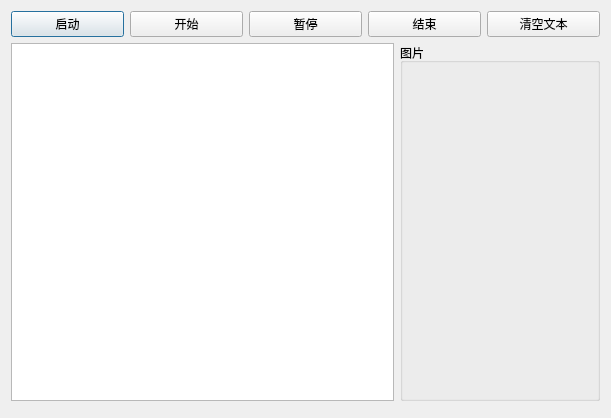
<?xml version="1.0" encoding="UTF-8"?>
<ui version="4.0">
 <class>Dialog</class>
 <widget class="QDialog" name="Dialog">
  <property name="geometry">
   <rect>
    <x>0</x>
    <y>0</y>
    <width>611</width>
    <height>418</height>
   </rect>
  </property>
  <property name="windowTitle">
   <string>Dialog</string>
  </property>
  <layout class="QVBoxLayout" name="verticalLayout_2">
   <item>
    <layout class="QVBoxLayout" name="verticalLayout">
     <item>
      <layout class="QHBoxLayout" name="horizontalLayout">
       <item>
        <widget class="QPushButton" name="btnStartThread">
         <property name="text">
          <string>启动</string>
         </property>
        </widget>
       </item>
       <item>
        <widget class="QPushButton" name="btnStartDice">
         <property name="text">
          <string>开始</string>
         </property>
        </widget>
       </item>
       <item>
        <widget class="QPushButton" name="btnPausedThread">
         <property name="text">
          <string>暂停</string>
         </property>
        </widget>
       </item>
       <item>
        <widget class="QPushButton" name="btnStopThread">
         <property name="text">
          <string>结束</string>
         </property>
        </widget>
       </item>
       <item>
        <widget class="QPushButton" name="btnClearText">
         <property name="text">
          <string>清空文本</string>
         </property>
        </widget>
       </item>
      </layout>
     </item>
     <item>
      <layout class="QHBoxLayout" name="horizontalLayout_2">
       <item>
        <widget class="QTextEdit" name="textEdit"/>
       </item>
       <item>
        <widget class="QGroupBox" name="groupBox">
         <property name="sizePolicy">
          <sizepolicy hsizetype="Preferred" vsizetype="Preferred">
           <horstretch>0</horstretch>
           <verstretch>0</verstretch>
          </sizepolicy>
         </property>
         <property name="minimumSize">
          <size>
           <width>200</width>
           <height>0</height>
          </size>
         </property>
         <property name="title">
          <string>图片</string>
         </property>
         <layout class="QVBoxLayout" name="verticalLayout_3">
          <item>
           <widget class="QLabel" name="label">
            <property name="sizePolicy">
             <sizepolicy hsizetype="Preferred" vsizetype="Preferred">
              <horstretch>0</horstretch>
              <verstretch>0</verstretch>
             </sizepolicy>
            </property>
            <property name="minimumSize">
             <size>
              <width>150</width>
              <height>0</height>
             </size>
            </property>
            <property name="text">
             <string/>
            </property>
            <property name="pixmap">
             <pixmap resource="img.qrc">:/img/images/d0.jpg</pixmap>
            </property>
           </widget>
          </item>
         </layout>
        </widget>
       </item>
      </layout>
     </item>
     <item>
      <widget class="QwtTextLabel" name="labStatus"/>
     </item>
    </layout>
   </item>
  </layout>
 </widget>
 <layoutdefault spacing="6" margin="11"/>
 <customwidgets>
  <customwidget>
   <class>QwtTextLabel</class>
   <extends>QFrame</extends>
   <header>qwt_text_label.h</header>
  </customwidget>
 </customwidgets>
 <resources>
  <include location="img.qrc"/>
 </resources>
 <connections/>
</ui>
